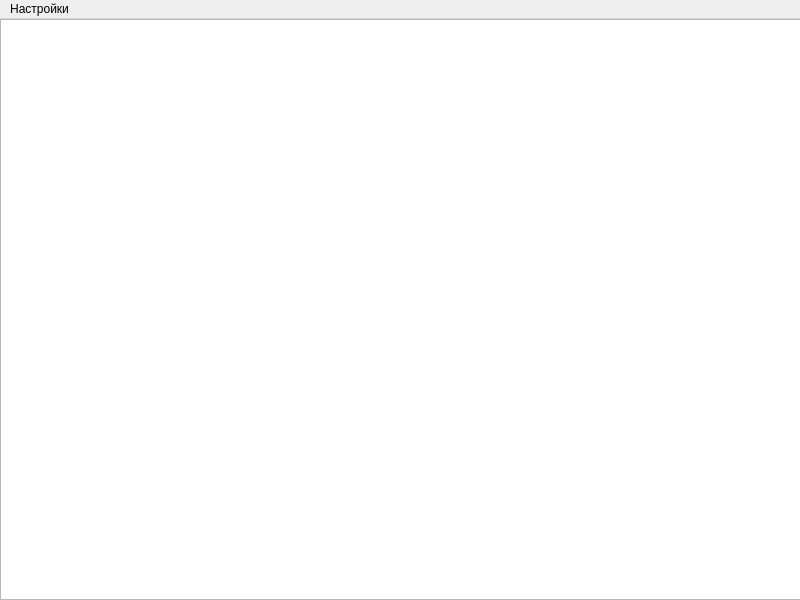
<?xml version="1.0" encoding="UTF-8"?>
<ui version="4.0">
 <class>MainWindow</class>
 <widget class="QMainWindow" name="MainWindow">
  <property name="geometry">
   <rect>
    <x>0</x>
    <y>0</y>
    <width>800</width>
    <height>600</height>
   </rect>
  </property>
  <property name="windowTitle">
   <string>MainWindow</string>
  </property>
  <widget class="QWidget" name="centralwidget">
   <widget class="QGraphicsView" name="graphicsView">
    <property name="geometry">
     <rect>
      <x>0</x>
      <y>0</y>
      <width>801</width>
      <height>581</height>
     </rect>
    </property>
   </widget>
  </widget>
  <widget class="QMenuBar" name="menubar">
   <property name="geometry">
    <rect>
     <x>0</x>
     <y>0</y>
     <width>800</width>
     <height>26</height>
    </rect>
   </property>
   <widget class="QMenu" name="menu">
    <property name="title">
     <string>Настройки</string>
    </property>
    <addaction name="action"/>
    <addaction name="action_2"/>
    <addaction name="separator"/>
    <addaction name="action_4"/>
    <addaction name="separator"/>
    <addaction name="action_6"/>
    <addaction name="action_7"/>
   </widget>
   <addaction name="menu"/>
  </widget>
  <action name="action">
   <property name="text">
    <string>Установить новые размеры лабиринта</string>
   </property>
  </action>
  <action name="action_2">
   <property name="text">
    <string>Сгенерировать новый лабиринт прежнего размера</string>
   </property>
  </action>
  <action name="action_4">
   <property name="text">
    <string>Изменить цвет игрока</string>
   </property>
  </action>
  <action name="action_6">
   <property name="text">
    <string>Начать прохождение заново</string>
   </property>
  </action>
  <action name="action_7">
   <property name="text">
    <string>Закрыть приложение</string>
   </property>
  </action>
 </widget>
 <resources/>
 <connections/>
</ui>
